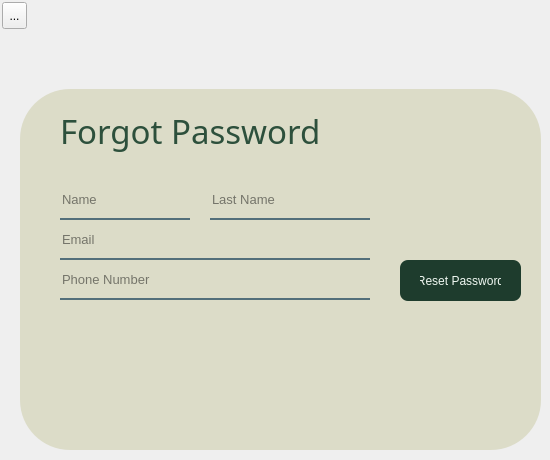
    <widget class="QWidget" name="page_4">
     <widget class="QLabel" name="label_8">
      <property name="geometry">
       <rect>
        <x>20</x>
        <y>89</y>
        <width>521</width>
        <height>361</height>
       </rect>
      </property>
      <property name="styleSheet">
       <string notr="true">background-color:rgba(220, 220, 200, 1);
border-bottom-right-radius: 50px;
border-bottom-left-radius: 50px;
border-top-left-radius: 50px;
border-top-right-radius: 50px;</string>
      </property>
      <property name="text">
       <string/>
      </property>
     </widget>
     <widget class="QLabel" name="label_9">
      <property name="geometry">
       <rect>
        <x>380</x>
        <y>20</y>
        <width>141</width>
        <height>141</height>
       </rect>
      </property>
      <property name="styleSheet">
       <string notr="true">border-image: url(:/images/question-mark (1).png);</string>
      </property>
      <property name="text">
       <string/>
      </property>
     </widget>
     <widget class="QLabel" name="label_11">
      <property name="geometry">
       <rect>
        <x>60</x>
        <y>100</y>
        <width>311</width>
        <height>61</height>
       </rect>
      </property>
      <property name="font">
       <font>
        <family>Rockwell</family>
        <pointsize>25</pointsize>
       </font>
      </property>
      <property name="styleSheet">
       <string notr="true">color:rgba(45, 80, 60, 255);</string>
      </property>
      <property name="text">
       <string>Forgot Password</string>
      </property>
     </widget>
     <widget class="QLineEdit" name="lineEdit_9">
      <property name="geometry">
       <rect>
        <x>60</x>
        <y>180</y>
        <width>130</width>
        <height>40</height>
       </rect>
      </property>
      <property name="font">
       <font>
        <pointsize>10</pointsize>
       </font>
      </property>
      <property name="styleSheet">
       <string notr="true">background-color:rgba(0, 0, 0, 0);
border:none;
border-bottom:2px solid rgba(46, 82, 101, 200);
color:rgba(0, 0, 0, 240);</string>
      </property>
      <property name="text">
       <string/>
      </property>
      <property name="placeholderText">
       <string>Name</string>
      </property>
     </widget>
     <widget class="QLineEdit" name="lineEdit_21">
      <property name="geometry">
       <rect>
        <x>210</x>
        <y>180</y>
        <width>160</width>
        <height>40</height>
       </rect>
      </property>
      <property name="font">
       <font>
        <pointsize>10</pointsize>
       </font>
      </property>
      <property name="styleSheet">
       <string notr="true">background-color:rgba(0, 0, 0, 0);
border:none;
border-bottom:2px solid rgba(46, 82, 101, 200);
color:rgba(0, 0, 0, 240);</string>
      </property>
      <property name="text">
       <string/>
      </property>
      <property name="placeholderText">
       <string>Last Name</string>
      </property>
     </widget>
     <widget class="QLineEdit" name="lineEdit_22">
      <property name="geometry">
       <rect>
        <x>60</x>
        <y>220</y>
        <width>310</width>
        <height>40</height>
       </rect>
      </property>
      <property name="font">
       <font>
        <pointsize>10</pointsize>
       </font>
      </property>
      <property name="styleSheet">
       <string notr="true">background-color:rgba(0, 0, 0, 0);
border:none;
border-bottom:2px solid rgba(46, 82, 101, 200);
color:rgba(0, 0, 0, 240);
</string>
      </property>
      <property name="text">
       <string/>
      </property>
      <property name="placeholderText">
       <string>Email</string>
      </property>
     </widget>
     <widget class="QLineEdit" name="lineEdit_23">
      <property name="geometry">
       <rect>
        <x>60</x>
        <y>260</y>
        <width>310</width>
        <height>40</height>
       </rect>
      </property>
      <property name="font">
       <font>
        <pointsize>10</pointsize>
       </font>
      </property>
      <property name="styleSheet">
       <string notr="true">background-color:rgba(0, 0, 0, 0);
border:none;
border-bottom:2px solid rgba(46, 82, 101, 200);
color:rgba(0, 0, 0, 240);</string>
      </property>
      <property name="text">
       <string/>
      </property>
      <property name="placeholderText">
       <string>Phone Number</string>
      </property>
     </widget>
     <widget class="QPushButton" name="resetButton">
      <property name="geometry">
       <rect>
        <x>400</x>
        <y>260</y>
        <width>121</width>
        <height>41</height>
       </rect>
      </property>
      <property name="styleSheet">
       <string notr="true">QPushButton#resetButton {
    background-color: rgba(30, 60, 45, 255);    
    color: #F0F8F2;                        
    border: none;
    border-radius: 8px;
    padding: 6px 20px;
}

QPushButton#resetButton:hover {
    background-color: rgba(45, 80, 60, 255);    
}

QPushButton#resetButton:pressed {
    background-color: rgba(20, 40, 30, 255);    
    padding-left: 8px;
    padding-top: 8px;
}
</string>
      </property>
      <property name="text">
       <string>Reset Password</string>
      </property>
     </widget>
     <widget class="QLabel" name="label_10">
      <property name="geometry">
       <rect>
        <x>10</x>
        <y>310</y>
        <width>151</width>
        <height>141</height>
       </rect>
      </property>
      <property name="styleSheet">
       <string notr="true">border-image: url(:/images/forgot-password.png);</string>
      </property>
      <property name="text">
       <string/>
      </property>
     </widget>
     <widget class="QToolButton" name="Forgotback">
      <property name="geometry">
       <rect>
        <x>2</x>
        <y>2</y>
        <width>25</width>
        <height>27</height>
       </rect>
      </property>
      <property name="text">
       <string>...</string>
      </property>
      <property name="icon">
       <iconset resource="resources.qrc">
        <normaloff>:/images/left-arrow.png</normaloff>:/images/left-arrow.png</iconset>
      </property>
     </widget>
    </widget>
